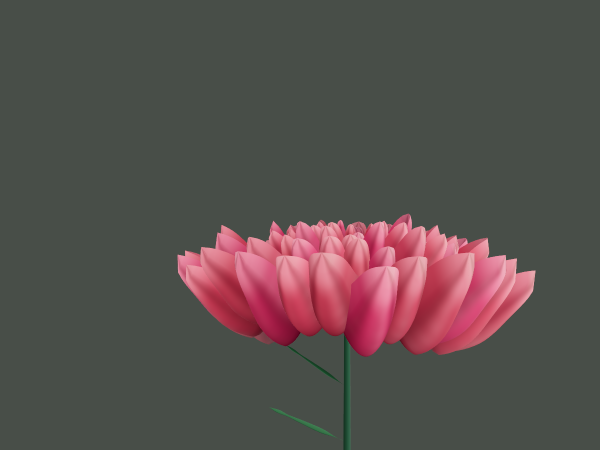
#> input picture artifacts/side/01-velvet-dahlia-front.png, 1200 x 900 px (shown at 1/2 size); its folder holds only this picture in this run
$ python make_side_sheet.py
#> lines starting #> are read from the running program, lines starting #| are printed output that depends on the picture
from pathlib import Path
from PIL import Image, ImageDraw, ImageFont

folder = Path("artifacts/side")
files = sorted(folder.glob("[0-9][0-9]-*-front.png"))
font = ImageFont.truetype("C:/Windows/Fonts/segoeui.ttf", 20)
sheet = Image.new("RGB", (1200, 1008), "#202420")
draw = ImageDraw.Draw(sheet)
for index, path in enumerate(files):
    image = Image.open(path).convert("RGB")
#> image is the input picture: PIL image 1200x900 RGB; mean R, G, B 88.2, 79.4, 77
    image.thumbnail((400, 300), Image.Resampling.LANCZOS)
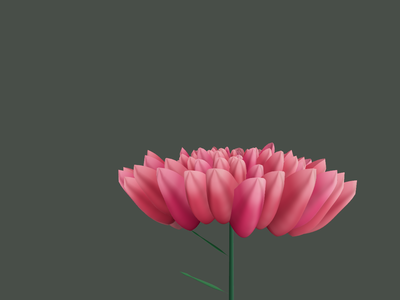
#> image: PIL image 400x300 RGB; mean R, G, B 88.2, 79.4, 77
    x = index % 3 * 400
    y = index // 3 * 336
    sheet.paste(image, (x + (400 - image.width) // 2, y + 32))
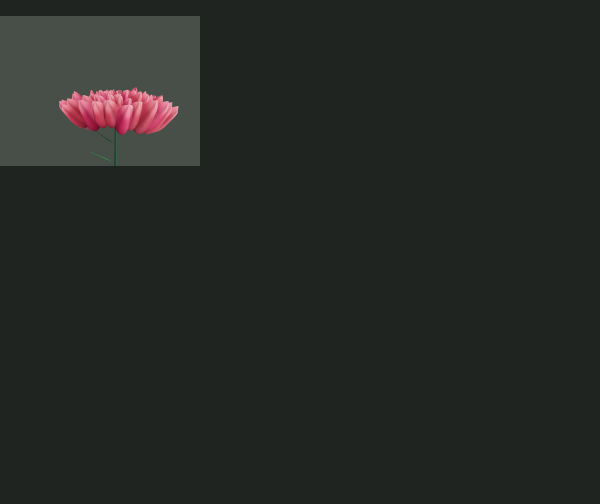
#> sheet: PIL image 1200x1008 RGB (shown at 1/2 size); mean R, G, B 37.6, 40.3, 36.5
    label = path.name[3:-10].replace("-", " ").title()
    draw.text((x + 12, y + 6), label, fill="white", font=font)
output = folder / "side-contact-sheet.jpg"
sheet.save(output, quality=92, optimize=True)
print(output, output.stat().st_size)

$ run again, on artifacts/side/03-wild-orchid-front.png
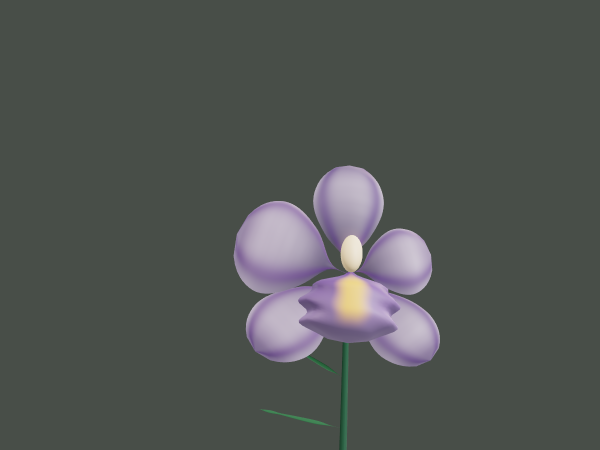
#> input picture artifacts/side/03-wild-orchid-front.png, 1200 x 900 px (shown at 1/2 size)
#> image is the input picture: PIL image 1200x900 RGB; mean R, G, B 81.3, 85.2, 82.2
#> `image.thumbnail((400, 300), Image.Resampling.LANCZOS)`:
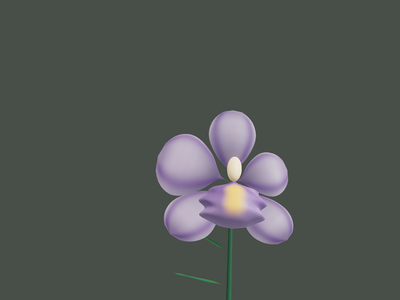
#> image: PIL image 400x300 RGB; mean R, G, B 81.3, 85.2, 82.2
#> `sheet.paste(image, (x + (400 - image.width) // 2, y + 32))`:
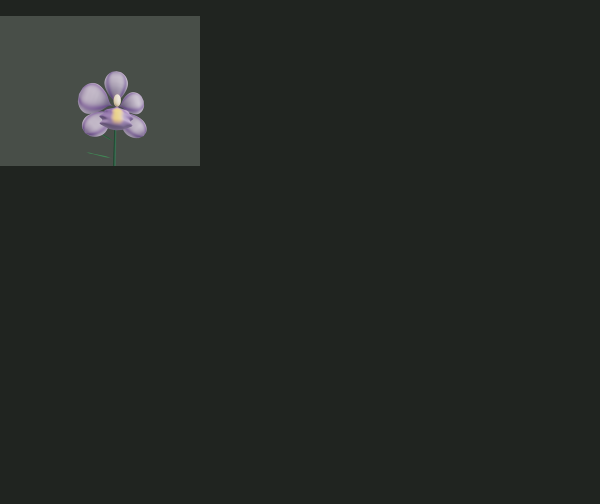
#> sheet: PIL image 1200x1008 RGB (shown at 1/2 size); mean R, G, B 36.9, 40.9, 37

$ run again, on artifacts/side/02-soft-peony-front.png
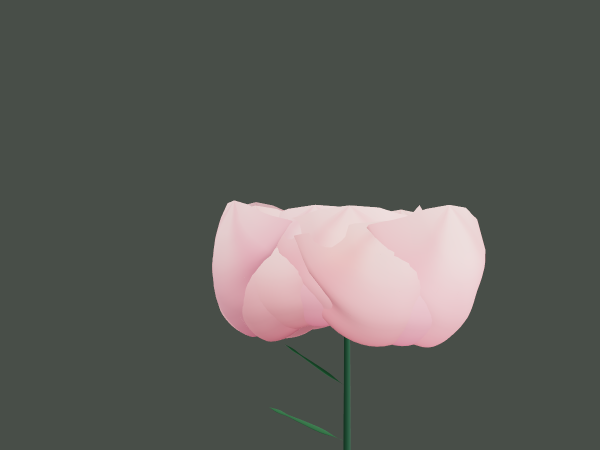
#> input picture artifacts/side/02-soft-peony-front.png, 1200 x 900 px (shown at 1/2 size)
#> image is the input picture: PIL image 1200x900 RGB; mean R, G, B 91.4, 92.2, 87.3
#> `image.thumbnail((400, 300), Image.Resampling.LANCZOS)`:
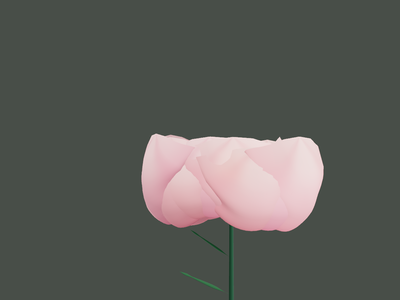
#> image: PIL image 400x300 RGB; mean R, G, B 91.4, 92.2, 87.3
#> `sheet.paste(image, (x + (400 - image.width) // 2, y + 32))`:
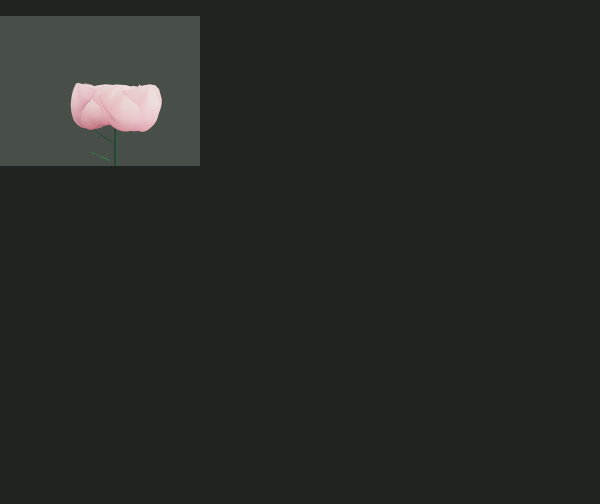
#> sheet: PIL image 1200x1008 RGB (shown at 1/2 size); mean R, G, B 37.9, 41.6, 37.5
